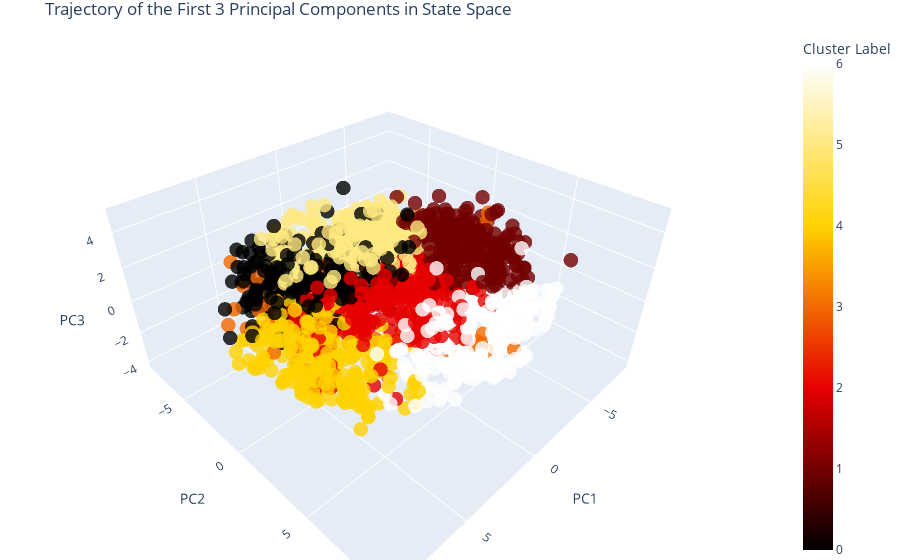

Write notebook code for a chart like this one.
### Code cell
pc1 = transformed_data[:, 0]
pc2 = transformed_data[:, 1]
pc3 = transformed_data[:, 2]

# Time steps for coloring
#lower_threshold = np.percentile(smoothed_df.fwV_smoothed, 5)
#upper_threshold = np.percentile(smoothed_df.fwV_smoothed, 95)
#color_var = np.abs(np.clip(smoothed_df.fwV_smoothed,lower_threshold, upper_threshold))
color_var = neural_df.MBON21R_labels

# Create the figure
fig = go.Figure(data=[go.Scatter3d(
    x=pc1[::4],
    y=pc2[::4],
    z=pc3[::4],
    mode='markers',
    marker=dict(
        size=5,
        color=color_var[::4],  # Set color to time steps
        colorscale='hot',  # Choose a color scale
        colorbar=dict(title='Cluster Label'),
        opacity=0.8
    )
)])

# Set the layout of the figure
fig.update_layout(
    title='Trajectory of the First 3 Principal Components in State Space',
    scene=dict(
        xaxis_title='PC1',
        yaxis_title='PC2',
        zaxis_title='PC3'
    ),
    margin=dict(l=0, r=0, b=0, t=30)
)

# Show the figure
fig.show()

### Figure 1 — Plotly figure (JSON) as saved in the notebook; plotly's stock layout.template omitted (floating-point values rounded to 4 significant figures; data arrays with more than 128 entries replaced by an {"elided": "..."} marker saying what was removed)
{"data": [{"marker": {"color": {"elided": "1872 int values"}, "colorbar": {"title": {"text": "Cluster Label"}}, "colorscale": [[0, "rgb(0,0,0)"], [0.3333, "rgb(230,0,0)"], [0.6667, "rgb(255,210,0)"], [1, "rgb(255,255,255)"]], "opacity": 0.8, "size": 5}, "mode": "markers", "type": "scatter3d", "x": {"elided": "1872 float values"}, "y": {"elided": "1872 float values"}, "z": {"elided": "1872 float values"}}], "layout": {"margin": {"b": 0, "l": 0, "r": 0, "t": 30}, "scene": {"xaxis": {"title": {"text": "PC1"}}, "yaxis": {"title": {"text": "PC2"}}, "zaxis": {"title": {"text": "PC3"}}}, "title": {"text": "Trajectory of the First 3 Principal Components in State Space"}}}
